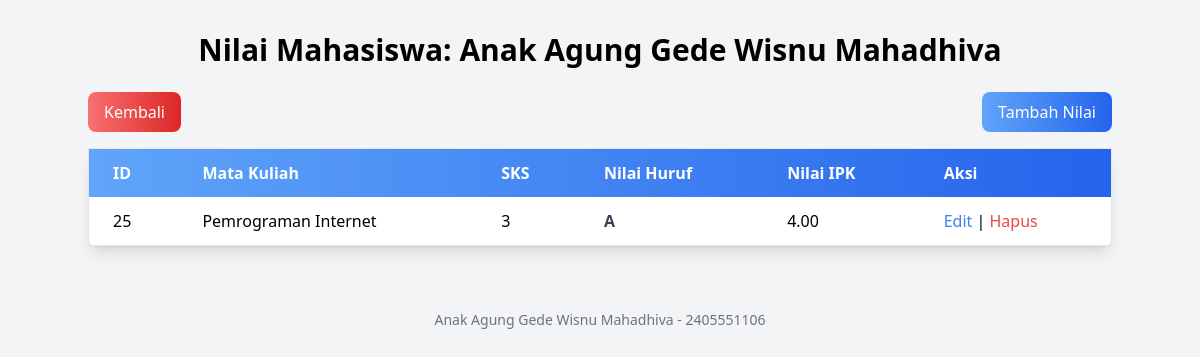
The page /tugas3pemrogramaninternet/nilai_mahasiswa.php?id=1 on the database its author committed.
### tables this page shows
CREATE TABLE `mahasiswa` (
  `id` int(11) NOT NULL AUTO_INCREMENT,
  `nim` varchar(20) NOT NULL,
  `nama` varchar(100) NOT NULL,
  `prodi` varchar(100) NOT NULL,
  PRIMARY KEY (`id`)
);

CREATE TABLE `nilai` (
  `id` int(11) NOT NULL AUTO_INCREMENT,
  `mahasiswa_id` int(11) NOT NULL,
  `mata_kuliah` varchar(100) NOT NULL,
  `sks` tinyint(4) NOT NULL,
  `nilai_huruf` enum('A','B','C','D','E') NOT NULL,
  `nilai_angka` decimal(3,2) NOT NULL,
  PRIMARY KEY (`id`),
  KEY `mahasiswa_id` (`mahasiswa_id`),
  CONSTRAINT `nilai_ibfk_1` FOREIGN KEY (`mahasiswa_id`) REFERENCES `mahasiswa` (`id`) ON DELETE CASCADE
);

### tugas3pemrogramaninternet/nilai_mahasiswa.php (the view, shortened to what this page needs)
<?php
include "koneksi.php";
$id_mahasiswa = isset($_GET['id']) ? $_GET['id'] : null;
?>
<!DOCTYPE html>
<html lang="id">
<head>
  <script src="https://cdn.tailwindcss.com"></script>
</head>
<body class="bg-gray-100">
<div class="container mx-auto py-8">
  <h1 class="text-3xl font-bold text-center mb-6">
    <?php
    if ($id_mahasiswa) {
      $mhs = $conn->query("SELECT nama FROM mahasiswa WHERE id='$id_mahasiswa'")->fetch_assoc();
      echo "Nilai Mahasiswa: " . htmlspecialchars($mhs['nama']);
    } else {
      echo "Daftar Nilai Semua Mahasiswa";
    }
    ?>
  </h1>
  <div class="flex justify-between mb-4">
    <a href="index.php" class="bg-gradient-to-r from-red-400 to-red-600 text-white px-4 py-2 rounded-lg hover:from-red-500 hover:to-red-700 transition">
      Kembali
    </a>
    <?php if ($id_mahasiswa): ?>
    <a href="tambah_nilaimahasiswa.php?id=<?= $id_mahasiswa ?>" class="bg-gradient-to-r from-blue-400 to-blue-600 text-white px-4 py-2 rounded-lg hover:from-blue-500 hover:to-blue-700 transition">
      Tambah Nilai
    </a>
    <?php endif; ?>
  </div>
  <table class="min-w-full bg-white border border-gray-200 rounded-lg shadow-lg">
    <thead class="bg-gradient-to-r from-blue-400 to-blue-600 text-white">
      <tr>
        <th class="py-3 px-6 text-left">ID</th>
        <th class="py-3 px-6 text-left">Mata Kuliah</th>
        <th class="py-3 px-6 text-left">SKS</th>
        <th class="py-3 px-6 text-left">Nilai Huruf</th>
        <th class="py-3 px-6 text-left">Nilai IPK</th>
        <th class="py-3 px-6 text-left">Aksi</th>
      </tr>
    </thead>
    <tbody>
      <?php
      $sql = $id_mahasiswa
        ? "SELECT * FROM nilai WHERE mahasiswa_id='$id_mahasiswa'"
        : "SELECT n.*, m.nama AS nama_mahasiswa FROM nilai n INNER JOIN mahasiswa m ON n.mahasiswa_id = m.id";
      $result = $conn->query($sql);
      if ($result->num_rows > 0) {
        while ($row = $result->fetch_assoc()) {
          echo "<tr class='border-b hover:bg-gray-50 transition'>
                  <td class='py-3 px-6'>{$row['id']}</td>
                  <td class='py-3 px-6'>{$row['mata_kuliah']}</td>
                  <td class='py-3 px-6'>{$row['sks']}</td>
                  <td class='py-3 px-6 font-semibold text-gray-700'>{$row['nilai_huruf']}</td>
                  <td class='py-3 px-6'>{$row['nilai_angka']}</td>
                  <td class='py-3 px-6'>
                    <a href='editnilai.php?id={$row['id']}&mahasiswa_id={$row['mahasiswa_id']}' class='text-blue-500 hover:text-blue-700 transition'>Edit</a> |
                    <a href='hapusnilai.php?id={$row['id']}&mahasiswa_id={$row['mahasiswa_id']}' class='text-red-500 hover:text-red-700 transition'>Hapus</a>
                  </td>
                </tr>";
        }
      } else {
        echo "<tr><td colspan='6' class='text-center py-4 text-gray-500'>Belum ada data nilai.</td></tr>";
      }
      ?>
    </tbody>
  </table>
</div>
<p class="mt-8 text-center text-sm text-gray-500">Anak Agung Gede Wisnu Mahadhiva - 2405551106</p>
</body>
</html>

### rows shown on the page
mahasiswa: nama "Anak Agung Gede Wisnu Mahadhiva"
nilai: id "25", mata_kuliah "Pemrograman Internet", sks "3", nilai_huruf "A", nilai_angka "4.00"
